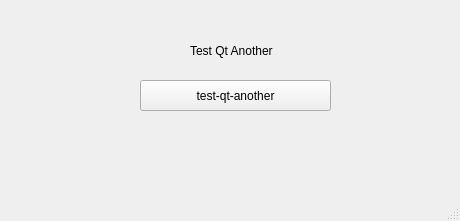
<?xml version="1.0" encoding="UTF-8"?>
<ui version="4.0">
 <class>MainWindow</class>
 <widget class="QMainWindow" name="MainWindow">
  <property name="geometry">
   <rect>
    <x>0</x>
    <y>0</y>
    <width>460</width>
    <height>221</height>
   </rect>
  </property>
  <property name="windowTitle">
   <string>MainWindow</string>
  </property>
  <widget class="QWidget" name="centralwidget">
   <widget class="QPushButton" name="pushButton">
    <property name="geometry">
     <rect>
      <x>140</x>
      <y>80</y>
      <width>191</width>
      <height>31</height>
     </rect>
    </property>
    <property name="text">
     <string>test-qt-another</string>
    </property>
   </widget>
   <widget class="QLabel" name="label">
    <property name="geometry">
     <rect>
      <x>190</x>
      <y>40</y>
      <width>231</width>
      <height>21</height>
     </rect>
    </property>
    <property name="text">
     <string>Test Qt Another</string>
    </property>
   </widget>
  </widget>
  <widget class="QMenuBar" name="menubar">
   <property name="geometry">
    <rect>
     <x>0</x>
     <y>0</y>
     <width>460</width>
     <height>20</height>
    </rect>
   </property>
  </widget>
  <widget class="QStatusBar" name="statusbar"/>
 </widget>
 <resources/>
 <connections/>
</ui>
